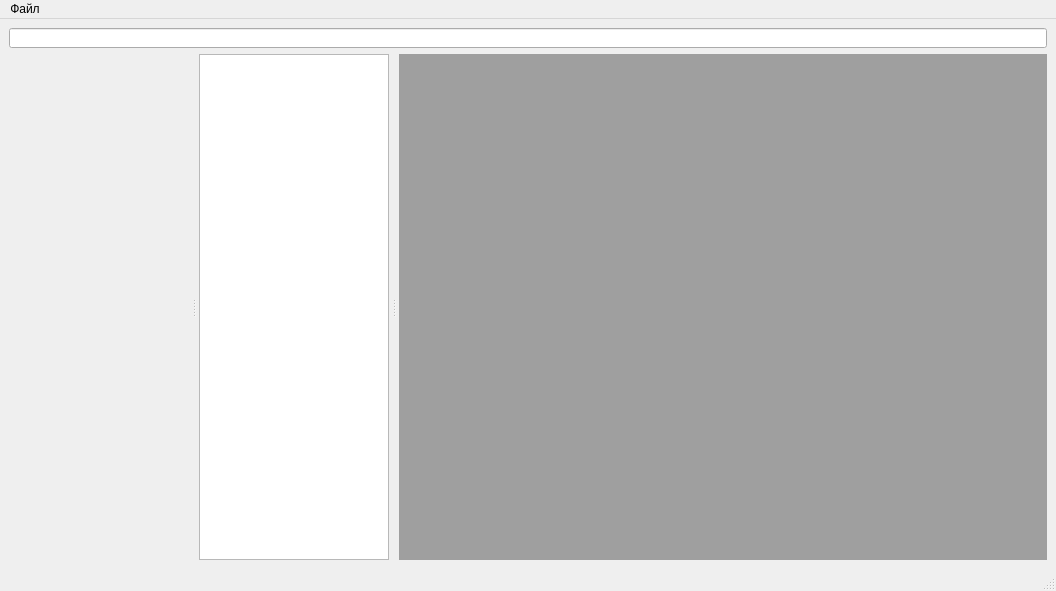
<?xml version="1.0" encoding="UTF-8"?>
<ui version="4.0">
 <class>MainWindow</class>
 <widget class="QMainWindow" name="MainWindow">
  <property name="geometry">
   <rect>
    <x>0</x>
    <y>0</y>
    <width>1056</width>
    <height>591</height>
   </rect>
  </property>
  <property name="windowTitle">
   <string>Блокнот</string>
  </property>
  <widget class="QWidget" name="centralwidget">
   <layout class="QGridLayout" name="gridLayout">
    <item row="0" column="0">
     <widget class="QLineEdit" name="lineEdit">
      <property name="maximumSize">
       <size>
        <width>16777215</width>
        <height>20</height>
       </size>
      </property>
     </widget>
    </item>
    <item row="1" column="0">
     <layout class="QVBoxLayout" name="verticalLayout">
      <property name="sizeConstraint">
       <enum>QLayout::SetFixedSize</enum>
      </property>
      <item>
       <widget class="QSplitter" name="splitter">
        <property name="frameShape">
         <enum>QFrame::NoFrame</enum>
        </property>
        <property name="frameShadow">
         <enum>QFrame::Sunken</enum>
        </property>
        <property name="lineWidth">
         <number>16</number>
        </property>
        <property name="orientation">
         <enum>Qt::Horizontal</enum>
        </property>
        <property name="opaqueResize">
         <bool>false</bool>
        </property>
        <property name="handleWidth">
         <number>10</number>
        </property>
        <property name="childrenCollapsible">
         <bool>true</bool>
        </property>
        <widget class="fileManager" name="widget" native="true">
         <property name="enabled">
          <bool>true</bool>
         </property>
         <property name="sizePolicy">
          <sizepolicy hsizetype="Minimum" vsizetype="Maximum">
           <horstretch>0</horstretch>
           <verstretch>0</verstretch>
          </sizepolicy>
         </property>
         <property name="minimumSize">
          <size>
           <width>160</width>
           <height>0</height>
          </size>
         </property>
         <property name="maximumSize">
          <size>
           <width>180</width>
           <height>16777215</height>
          </size>
         </property>
         <property name="mouseTracking">
          <bool>false</bool>
         </property>
         <property name="acceptDrops">
          <bool>true</bool>
         </property>
         <property name="toolTipDuration">
          <number>0</number>
         </property>
        </widget>
        <widget class="QTextEdit" name="textEdit">
         <property name="enabled">
          <bool>true</bool>
         </property>
         <property name="maximumSize">
          <size>
           <width>190</width>
           <height>16777215</height>
          </size>
         </property>
         <property name="layoutDirection">
          <enum>Qt::LeftToRight</enum>
         </property>
         <property name="autoFillBackground">
          <bool>true</bool>
         </property>
        </widget>
        <widget class="QMdiArea" name="mdiArea">
         <property name="layoutDirection">
          <enum>Qt::RightToLeft</enum>
         </property>
        </widget>
       </widget>
      </item>
     </layout>
    </item>
   </layout>
  </widget>
  <widget class="QMenuBar" name="menubar">
   <property name="geometry">
    <rect>
     <x>0</x>
     <y>0</y>
     <width>1056</width>
     <height>26</height>
    </rect>
   </property>
   <widget class="QMenu" name="menu">
    <property name="title">
     <string>Файл</string>
    </property>
    <widget class="QMenu" name="menu_2">
     <property name="enabled">
      <bool>true</bool>
     </property>
     <property name="title">
      <string>Язык</string>
     </property>
     <addaction name="russian"/>
     <addaction name="english"/>
    </widget>
    <widget class="QMenu" name="menu_3">
     <property name="title">
      <string>Выбрать тему</string>
     </property>
     <addaction name="light"/>
     <addaction name="dark"/>
    </widget>
    <addaction name="open_2"/>
    <addaction name="readOnly"/>
    <addaction name="separator"/>
    <addaction name="save"/>
    <addaction name="printDoc"/>
    <addaction name="menu_3"/>
    <addaction name="separator"/>
    <addaction name="menu_2"/>
    <addaction name="help"/>
    <addaction name="separator"/>
    <addaction name="exit"/>
   </widget>
   <addaction name="menu"/>
  </widget>
  <widget class="QStatusBar" name="statusbar"/>
  <action name="save">
   <property name="text">
    <string>Сохранить</string>
   </property>
   <property name="shortcut">
    <string>Ctrl+S</string>
   </property>
  </action>
  <action name="open_2">
   <property name="text">
    <string>Открыть</string>
   </property>
   <property name="shortcut">
    <string>Ctrl+O</string>
   </property>
  </action>
  <action name="exit">
   <property name="text">
    <string>Выход</string>
   </property>
   <property name="shortcut">
    <string>Ctrl+Q</string>
   </property>
  </action>
  <action name="help">
   <property name="text">
    <string>Справка</string>
   </property>
  </action>
  <action name="russian">
   <property name="checkable">
    <bool>false</bool>
   </property>
   <property name="checked">
    <bool>false</bool>
   </property>
   <property name="text">
    <string>Русский</string>
   </property>
  </action>
  <action name="english">
   <property name="checkable">
    <bool>false</bool>
   </property>
   <property name="text">
    <string>Английский</string>
   </property>
  </action>
  <action name="readOnly">
   <property name="text">
    <string>Открыть для чтения</string>
   </property>
  </action>
  <action name="light">
   <property name="checkable">
    <bool>false</bool>
   </property>
   <property name="checked">
    <bool>false</bool>
   </property>
   <property name="text">
    <string>Светлая</string>
   </property>
  </action>
  <action name="dark">
   <property name="checkable">
    <bool>false</bool>
   </property>
   <property name="text">
    <string>Тёмная</string>
   </property>
  </action>
  <action name="printDoc">
   <property name="text">
    <string>Печать</string>
   </property>
  </action>
 </widget>
 <customwidgets>
  <customwidget>
   <class>fileManager</class>
   <extends>QWidget</extends>
   <header>filemanager.h</header>
   <container>1</container>
  </customwidget>
 </customwidgets>
 <resources/>
 <connections/>
</ui>
